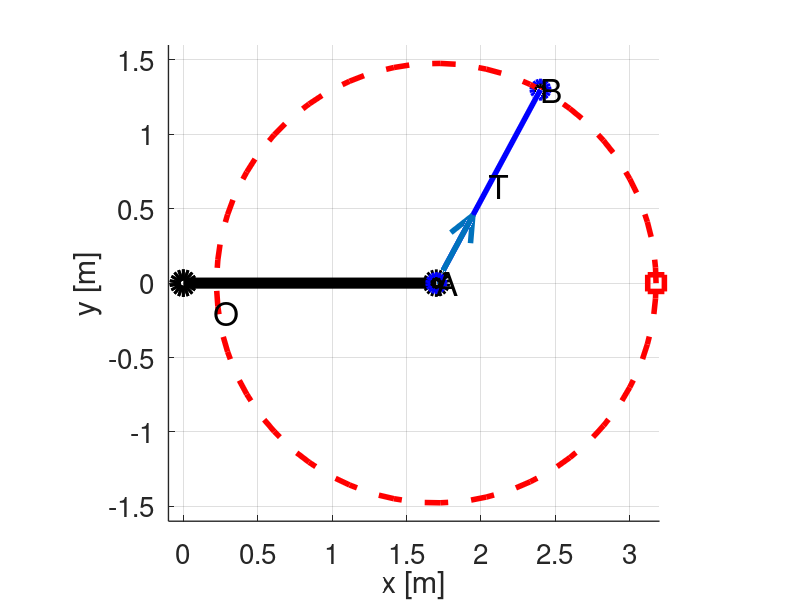
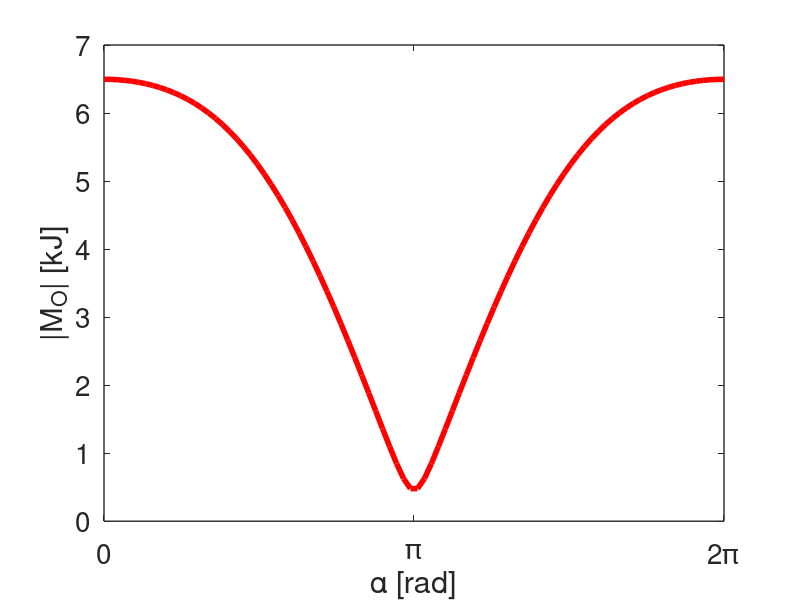
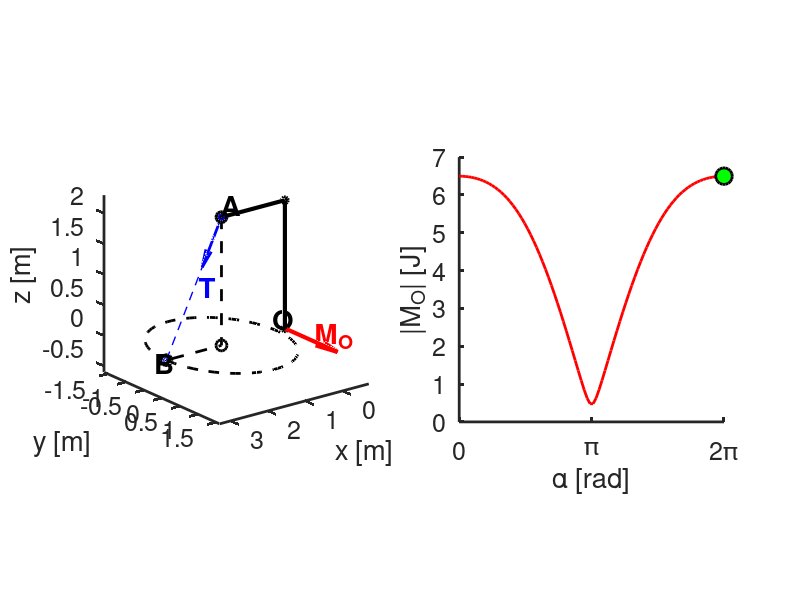

These figures' MATLAB source, in order:
% Introduccion a Octave 2021 - MoCCAI - FCAI-UNCuyo
% Unidad 5
% Ejercicio: mecanica vectorial - brazo tensionado
%
% Una estructura rigida con forma de L (brazo) se carga en el extremo libre 
% mediante un tensor como se muestra en la figura (ver apuntes de clase).
% La tension en el cable se puede ajustar hasta un valor maximo de 2.5kN. 
%
% Determinar, con OCTAVE, el momento M=r x T respecto al punto O que produce
% la tension del cable, que actua en el punto A, y la magnitud de ese momento.
%
% Se desea conocer como afecta la magnitud del momento torsor M la posicion B
% sobre el plano xy, en la cual es fijado el cable si se mantiene constante la
% longitud del cable.
%
% 1) Grafique el sistema que debe ser analizado
% 2) Determine las posiciciones de B en las que se logra el min(M) y max(M).
% 3) Grafique el sistema y la norma de M en funcion del angulo alfa=[0,2pi] 
%    que parametriza la posicion de B en el plano xy.

%coordenadas del "brazo" donde se fija el tensor
brazo = [0.0,0.0,0.0; 
         0.0,0.0,2.1;
         1.7,0.0,2.1];
           

% El punto B se fija en cualquier punto de una circunferencia de 
% radio rXY=sqrt(1.3^2+0.7^2) ubicada en el plano xy (z=0).
% Definimos las posiciones del punto B como aquellos sobre una circunferencia
% de radio "rXY" parametrizadas por alfa en [0,2pi];

nAlfa=90; %nro de intervalos angulares usados para dividir la circunferencia

rXY =sqrt(0.7^2+1.3^2); %radio en el plano xy sobre el que se fija el pto B  

%posiones del punto B sobre la circunferencia de radio rXY en el plano xy
alfa=linspace(0,2*pi,nAlfa)';
posB=rXY*[cos(alfa), sin(alfa),zeros(nAlfa,1)] + [1.7, 0, 0];

tenB=[1.7,0.0,2.1;
      2.4,1.3,0.0];
auxP=[1.7,0.0,2.1;
      1.7,0.0,0.0;
      2.4,1.3,0.0];
      
%=====================================================
% A continuacion se representa graficamente el problema bajo
% estudio.
nB=[tenB(2,1)-tenB(1,1), tenB(2,2)-tenB(1,2), tenB(2,3)-tenB(1,3)];
nB=nB/norm(nB);

figure(1);clf
hold on
plot3(brazo(:,1),brazo(:,2),brazo(:,3),'ko-','markersize',12,'linewidth',8)
plot3( tenB(:,1), tenB(:,2), tenB(:,3),'bo-','markersize',12,'linewidth',4)
plot3( posB(:,1), posB(:,2), posB(:,3),'r--','linewidth',4)
plot3( posB(1,1), posB(1,2), posB(1,3),'rs','linewidth',4,'markersize',12)
plot3( auxP(:,1), auxP(:,2), auxP(:,3),'k--o','linewidth',3)
quiver3(tenB(1,1), tenB(1,2), tenB(1,3), nB(1), nB(2), nB(3), 'linewidth',4,'markersize',12)
hold off
text( 0.2,-0.2, 0.2,'O','fontsize',24)
text( 1.7, 0.0, 2.3,'A','fontsize',24)
text( 2.4, 1.3, 0.2,'B','fontsize',24)
text( mean(tenB(:,1)), mean(tenB(:,2)), mean(tenB(:,3)),'T','fontsize',24)
xlabel('x [m]','fontsize',20)
ylabel('y [m]','fontsize',20)
zlabel('z [m]','fontsize',20)
set(gca,'fontsize',20,'linewidth',1)
grid
box off
axis equal
xlim([-0.1,3.2])
ylim([-1.6,1.6])
zlim([-0.1,2.3])
fig1 = gcf ();
set(fig1, "numbertitle", "off", "name", "Mecánica Vectorial")

%Momento torsor en O realizado por la fuera T en 3 posiciones de B
rA=[1.7,0.0,2.1];
T1=2.5*( [1.7+rXY,  0,0]-rA )/norm( [1.7+rXY,  0,0]-rA );
T2=2.5*( [1.7    ,rXY,0]-rA )/norm( [1.7    ,rXY,0]-rA );
T3=2.5*( [1.7-rXY,  0,0]-rA )/norm( [1.7-rXY,  0,0]-rA );

nM1=norm(cross(rA,T1))
nM2=norm(cross(rA,T2))
nM3=norm(cross(rA,T3))


%=========================================================
% Calculamos y graficamos el momento torsor en O que realizado
% el cable tensor, T, parametrizado por el angulo alfa que determina
% la posicion del punto B en el plano xy.

T = 2.5; %norma de la tension en el cable en kN
Mnorm=zeros(nAlfa,1);

for i=1:nAlfa
  rB = posB(i,:);
  nT = (rB-rA)/norm(rB-rA);
  MO = cross(rA,T*nT);
  Mnorm(i) = norm(MO);
end

figure(2);clf
plot(alfa, Mnorm, 'r-', 'linewidth', 4)
xlabel('\alpha [rad]','fontsize',24)
ylabel('|M_O| [kJ]','fontsize',24)
xlim([0,2*pi])
set(gca,'fontsize',20,'linewidth',1,...
        'xtick',[0,pi,2*pi],'xticklabel',['0';'\pi'; '2\pi'])
fig2 = gcf ();
set(fig2, "numbertitle", "off", "name", "Norma Momento Torsor en O")


%=====================================================
% Animacion
for i=1:nAlfa
  rB = posB(i,:);
  nT = (rB-rA)/norm(rB-rA);
  MO = cross(rA,T*nT)*0.25; %reducimos el valor 1/4 para visualización

  tenB=[rA;rB];
  auxP=[rA; 1.7,0.0,0.0; rB];
      
  figure(3);clf
  subplot(1,2,1)
  hold on
  plot3(brazo(:,1),brazo(:,2),brazo(:,3),'ko-','markersize',4,'linewidth',3)
  plot3( tenB(:,1), tenB(:,2), tenB(:,3),'bo--','markersize',4,'linewidth',1)
  plot3( posB(:,1), posB(:,2), posB(:,3),'k--','markersize',8,'linewidth',2)
  plot3( auxP(:,1), auxP(:,2), auxP(:,3),'k--o','markersize',8,'linewidth',2)
  h1=quiver3(rA(1), rA(2), rA(3), nT(1), nT(2), nT(3),'b','linewidth',2);
  h2=quiver3(    0,     0,     0, MO(1), MO(2), MO(3),'r','linewidth',3);
  set (h1, "maxheadsize", 0.2);
  set (h2, "maxheadsize", 0.2);
  hold off
  text( 0.2,-0.15, 0.15,'O','fontsize',20,'fontweight','bold')
  text( 1.7, 0.0, 2.3,'A','fontsize',20,'fontweight','bold')
  text( rB(1)*1.1, rB(2)*1.1, rB(3)*1.2,'B','fontsize',20,'fontweight','bold')
  text( mean(tenB(:,1))*0.95, mean(tenB(:,2)), mean(tenB(:,3)),'T',...
        'color','blue','fontsize',20,'fontweight','bold')
  text( MO(:,1)*0.5, MO(:,2)*0.5, MO(:,3)*0.5+0.1,'M_O',...
        'color','red','fontsize',20,'fontweight','bold')
  xlabel('x [m]','fontsize',16)
  ylabel('y [m]','fontsize',16)
  zlabel('z [m]','fontsize',16)
  set(gca,'fontsize',18,'linewidth',2)
  %grid
  box off
  axis square
  xlim([-0.7,3.3])
  ylim([-1.6,1.6])
  zlim([-0.6,2.3])
  view(142.258,20.252)
  
  subplot(1,2,2)
  hold on
  plot(alfa, Mnorm, 'r-', 'linewidth', 2)
  plot(alfa(i), Mnorm(i),'ko','markersize',12,'linewidth',2,'markerfacecolor','g')
  hold off
  xlabel('\alpha [rad]','fontsize',20)
  ylabel('|M_O| [J]','fontsize',20)
  xlim([0,2*pi])
  set(gca,'fontsize',18,'linewidth',2,...
     'xtick',[0,pi,2*pi],'xticklabel',{'0';'\pi';'2\pi'})
  axis square
  
  fig1 = gcf ();
  set(gca,'fontsize',18)
  set(fig1, "numbertitle", "off", "name", "Brazo Tensionado")
  
  %Solo para el primer valor de alfa: maximizar la ventana.
  if i==1
    set(fig1, 'Position', get(0, 'Screensize'));
    pause(1)
  end
  pause(0.001)
    
end
